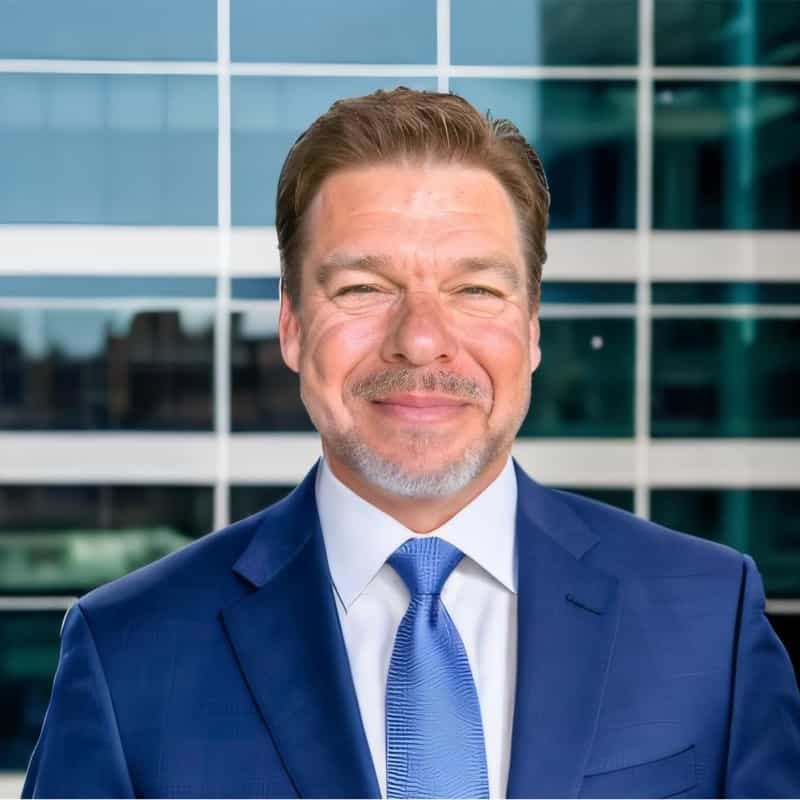
#> input picture dotfiles/.config/curtains/hyprland/Headshot-min.jpg, 800 x 800 px
$ python hyprlock-prepare-background.py ../hyprland/Headshot-min.jpg out.png 100 100
#> lines starting #> are read from the running program, lines starting #| are printed output that depends on the picture
#This script takes an image and blurs the left side of it.
#This is useful for creating a background image for the Hyprlock lock screen.
#The blurred left side will be used to display the lock screen UI, while the right
#side will be used to display the wallpaper.
import sys
from PIL import Image, ImageFilter, ImageDraw

def blur_left_side(src, out, blur_width_percent, radius):
#> called with src = '../hyprland/Headshot-min.jpg', out = 'out.png', blur_width_percent = 100, radius = 100
  image = Image.open(src)
#> image is the input picture: PIL image 800x800 RGB; mean R, G, B 95.1, 110.3, 128.2
  width, height = image.size
#> width = 800; height = 800
  blur_width = int(width * blur_width_percent / 100)
#> blur_width = 800

  # Split the image into two parts
  left_side = image.crop((0, 0, blur_width, height))

  # Blur the left side
  blurred_left_side = left_side.filter(ImageFilter.GaussianBlur(radius=radius))
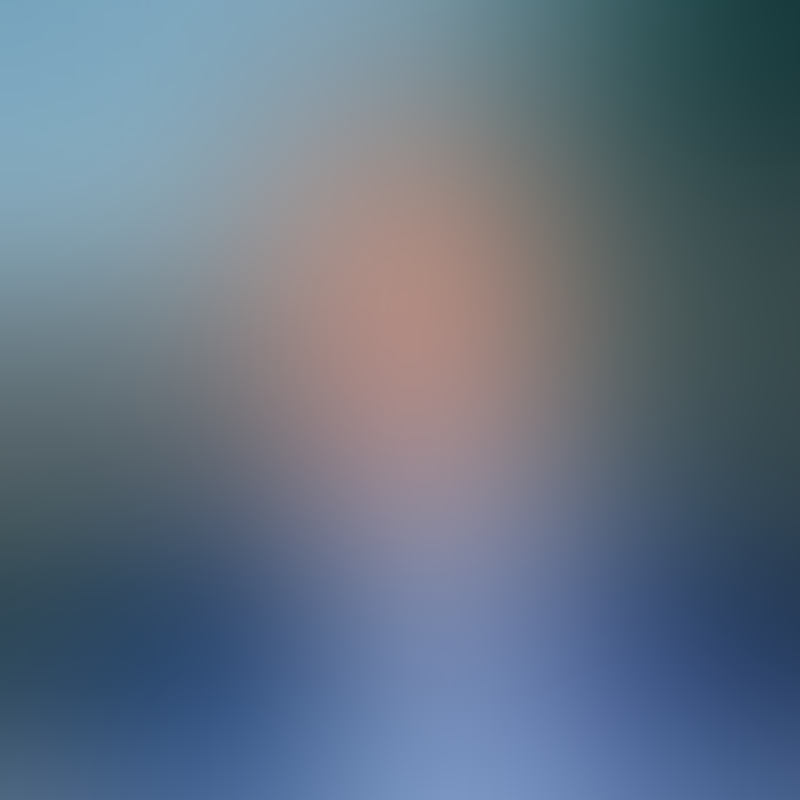
#> blurred_left_side: PIL image 800x800 RGB; mean R, G, B 99.8, 114.6, 131.5

  # Create a semi-transparent overlay
  overlay = Image.new('RGBA', blurred_left_side.size, (0, 0, 0, 64))  # Black with 50% opacity
  blurred_left_side = Image.alpha_composite(blurred_left_side.convert('RGBA'), overlay)
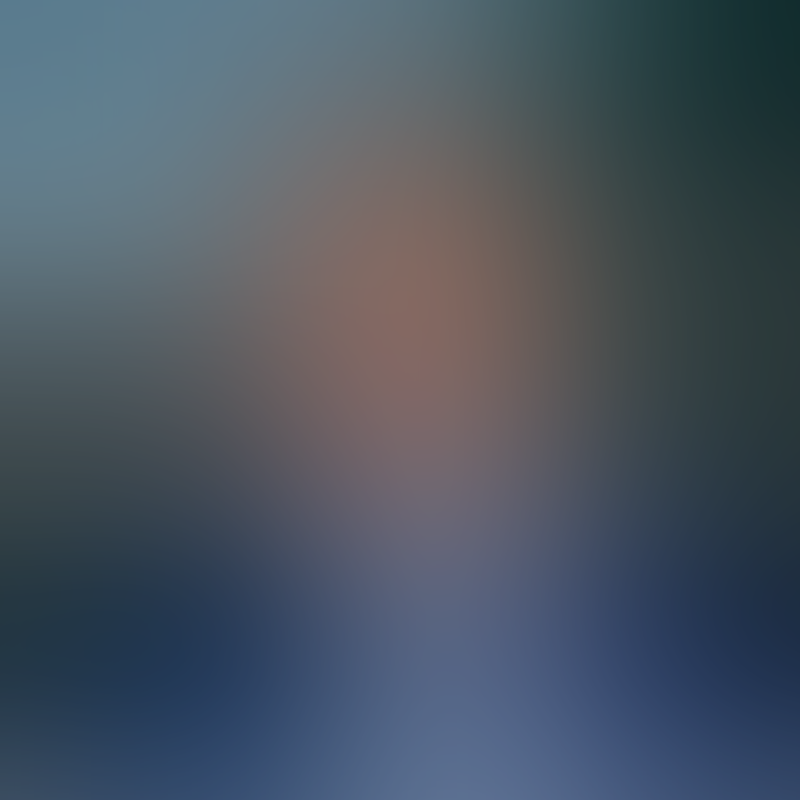
#> blurred_left_side: PIL image 800x800 RGBA; mean R, G, B, A 74.7, 85.8, 98.5, 255

  # Paste the blurred left side back into the original image
  image.paste(blurred_left_side.convert('RGB'), (0, 0))
  image.save(out)

def main():
  if len(sys.argv) < 4:
    print("Usage: python3 hyprlock-prepare-background.py input_image output_image blur_width_percent <radius>")
    sys.exit(1)
  src = sys.argv[1]
  out = sys.argv[2]
  blur_width_percent = int(sys.argv[3])
  radius = int(sys.argv[4]) if len(sys.argv) == 5 else 100
  blur_left_side(src, out, blur_width_percent, radius)

if __name__ == "__main__":
  main()
